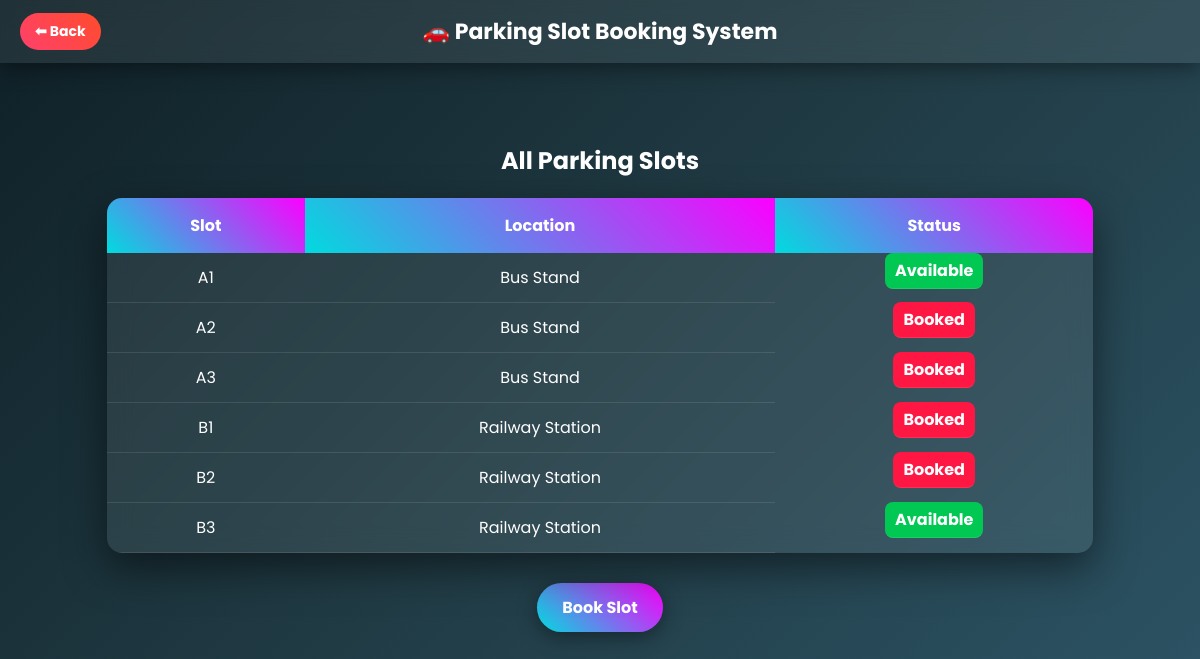
/viewslot.php, run on the app's committed database.
### tables this page shows
CREATE TABLE `slots` (
  `id` int(11) NOT NULL,
  `slot_number` varchar(10) DEFAULT NULL,
  `location` varchar(100) DEFAULT NULL,
  `latitude` varchar(50) DEFAULT NULL,
  `longitude` varchar(50) DEFAULT NULL,
  `status` enum('Available','Booked') DEFAULT 'Available'
);

### viewslot.php (the view, shortened to what this page needs)
<?php
include 'config.php';
?>
<!DOCTYPE html>
<html>
<head>
</head>
<body>
<div class="header">
<a href="dashboard.php" class="back-btn">⬅ Back</a>
🚗 Parking Slot Booking System
</div>
<div class="container">
<h2>All Parking Slots</h2>
<table>
<tr>
<th>Slot</th>
<th>Location</th>
<th>Status</th>
</tr>
<?php
$result = $conn->query("SELECT * FROM slots");
if ($result && $result->num_rows > 0) {
    while($row = $result->fetch_assoc()){
?>
<tr>
<td><?php echo htmlspecialchars($row['slot_number']); ?></td>
<td><?php echo htmlspecialchars($row['location']); ?></td>
<td class="<?php echo strtolower($row['status']); ?>">
<?php echo htmlspecialchars($row['status']); ?>
</td>
</tr>
<?php
    }
} else {
    echo "<tr><td colspan='3'>No slots found</td></tr>";
}
?>
</table>
<a href="booking.php" class="book-btn">Book Slot</a>
</div>
</body>
</html>

### viewslot.php (style rules this page uses)
body { margin:0; font-family:'Poppins',sans-serif; background:linear-gradient(135deg,#0f2027,#203a43,#2c5364); color:white; }
.header { background:rgba(255,255,255,0.08); backdrop-filter:blur(10px); color:white; padding:15px 30px; display:flex; align-items:center; justify-content:center; position:relative; font-size:22px; font-weight:bold; box-shadow:0 5px 20px rgba(0,0,0,0.4); }
.back-btn { position:absolute; left:20px; background:linear-gradient(45deg,#ff416c,#ff4b2b); color:white; padding:8px 15px; border-radius:20px; text-decoration:none; font-size:14px; transition:0.3s; }
.container { padding:60px 20px; text-align:center; }
table { width:85%; margin:auto; border-collapse:collapse; background:rgba(255,255,255,0.08); backdrop-filter:blur(12px); border-radius:15px; overflow:hidden; box-shadow:0 15px 40px rgba(0,0,0,0.5); }
th { background:linear-gradient(45deg,#00dbde,#fc00ff); color:white; padding:15px; font-size:16px; }
td { padding:12px; border-bottom:1px solid rgba(255,255,255,0.1); color:white; }
.available { background:#00c853; color:white; font-weight:bold; border-radius:8px; padding:5px 10px; display:inline-block; }
.booked { background:#ff1744; color:white; font-weight:bold; border-radius:8px; padding:5px 10px; display:inline-block; }
.book-btn { display:inline-block; margin-top:30px; background:linear-gradient(45deg,#00dbde,#fc00ff); padding:12px 25px; border-radius:25px; color:white; text-decoration:none; font-weight:bold; transition:0.3s; box-shadow:0 5px 20px rgba(0,0,0,0.4); }

### data on the page
slots: slot_number "A1", location "Bus Stand", status "Available"
slots: slot_number "A2", location "Bus Stand", status "Booked"
slots: slot_number "A3", location "Bus Stand", status "Booked"
slots: slot_number "B1", location "Railway Station", status "Booked"
slots: slot_number "B2", location "Railway Station", status "Booked"
slots: slot_number "B3", location "Railway Station", status "Available"
